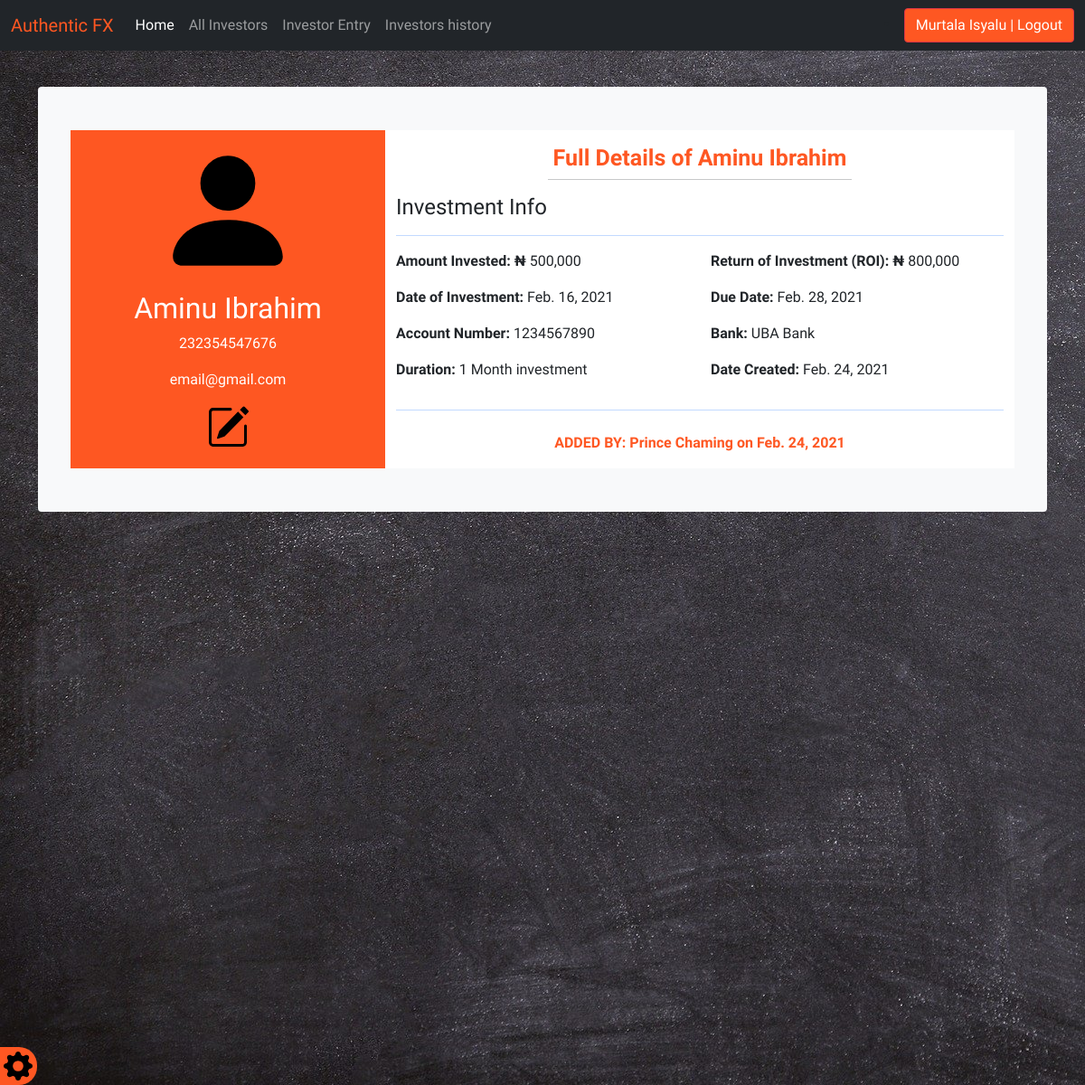
/investor_detail/2/ (signed in), run on the app's committed database.
### authentic_fx/models.py (models this page shows, shortened)
class Investor(models.Model):
    objects = None
    investor_name = models.CharField(max_length=30, blank=True)
    account_no = models.CharField(max_length=30, blank=True)
    bank_name = models.CharField(max_length=30, blank=True)
    amount_invested = models.CharField(max_length=30)
    date_of_investment = models.DateField("Date of Investment (mm/dd/yyyy)", auto_now_add=False, auto_now=False,
                                          blank=True, null=True)
    duration = models.ForeignKey(Duration, on_delete=models.CASCADE, blank=True, null=True)
    phone_number = models.CharField(max_length=30, blank=True)
    email_address = models.CharField(max_length=30)
    return_of_investment = models.CharField(max_length=30)
    due_date = models.DateField("Due Date (mm/dd/yyyy)", auto_now_add=False, auto_now=False, blank=True, null=True)
    users_name = models.CharField(max_length=30)
    timestamp = models.DateField(auto_now_add=True, auto_now=False, blank=True)
    complete = models.BooleanField(default=False)
    export_to_CSV = models.BooleanField(default=False)

class Duration(models.Model):
    duration = models.CharField(max_length=30, blank=True)
    def __str__(self):
        return self.duration

### authentic_fx/views.py (the view)
# urls.py: url(r'^investor_detail/(?P<id>\d+)/$', views.investor_detail, name='investor_detail'),
def investor_detail(request, id=None):
    instance = get_object_or_404(Investor, id=id)
    context = {
        "title": 'Full Details of ' + str(instance.investor_name),
        "instance": instance,
    }
    return render(request, "investor_detail.html", context)

### authentic_fx/templates/investor_detail.html (shortened to what this page needs)
{% load static %}
{% load crispy_forms_tags %}
<html lang="en">
  <head>
    {% include 'head.html' %}
    <link href="{% static 'css/navbar-top-fixed.css' %}" rel="stylesheet">
    <link href="{% static 'js/jquery-ui-1.12.1/jquery-ui.min.css' %}" rel="stylesheet">
    <link href="{% static 'js/jquery-ui-1.12.1/jquery-ui.structure.min.css' %}" rel="stylesheet">
    <link href="{% static 'js/jquery-ui-1.12.1/jquery-ui.theme.min.css' %}" rel="stylesheet">
  </head>
  <body>
  {% include 'nav.html' %}
<br>
  {% if request.user.is_authenticated %}
<main role="main" class="container">
  <div class="bg-light p-5 rounded">
      <div class="row z-depth-3">
            <div class="col-sm-4 rounded-left" style="background: #fe5722">
              <div class="card-block text-center text-white">
                <img class="mt-2" style="width: 50%" src="{% static 'img/person-fill.svg' %}">
                <h2 class="font-weight-bold mt-2">{{ instance.investor_name }}</h2>
                <p>{{ instance.phone_number }}</p>
                <p>{{ instance.email_address }}</p>
                <a href="{% url 'investor_edits' id=instance.id %}"><i class="fas fa-user-tie fa-7x mt-5"><img style="width: 15%" src="{% static 'img/pencil-square.svg' %}"></i></a>
              </div>
            </div>
            <div class="col-sm-8 bg-white rounded-right">
              <h3 class="mt-3 text-center title" style="font-family: 'Akaya Telivigala', cursive;">{{ title }}</h3>
              <hr class="badge-primary mt-0 w-50">
              <h4 class="mt-3">Investment Info</h4>
              <hr class="bg-primary">
              <div class="row">
                <div class="col-sm-6">
                  <p class="font-weight-bold"><b>Amount Invested: <span>&#8358; </span></b>{{instance.amount_invested}}</p>
                </div>
                <div class="col-sm-6">
                  <p class="font-weight-bold"><b>Return of Investment (ROI): <span>&#8358;</span></b> {{instance.return_of_investment}}</p>
                </div>
                <div class="col-sm-6">
                  <p class="font-weight-bold"><b>Date of Investment: </b> {{instance.date_of_investment}}</p>
                </div>
                <div class="col-sm-6">
                  <p class="font-weight-bold"><b>Due Date: </b> {{instance.due_date}}</p>
                </div>
                <div class="col-sm-6">
                  <p class="font-weight-bold"><b>Account Number: </b> {{instance.account_no}}</p>
                </div>
                <div class="col-sm-6">
                  <p class="font-weight-bold"><b>Bank: </b> {{instance.bank_name}}</p>
                </div>
                <div class="col-sm-6">
                  <p class="font-weight-bold"><b>Duration: </b> {{instance.duration}}</p>
                </div>
                <div class="col-sm-6">
                  <p class="font-weight-bold"><b>Date Created: </b> {{instance.timestamp}}</p>
                </div>
              </div>
              <hr class="bg-primary">
              <ul class="list-unstyled d-flex justify-content-center mt-4">
                <li style="color: #fe5722"><b>ADDED BY: {{instance.users_name}} on {{instance.timestamp}}</b></li>
              </ul>
            </div>
          </div>
      </div>
</main>
  {% else %}
  <center><a href="/accounts/login">LOGIN HERE</a></center>
  {% endif %}
  </body>
</html>

### authentic_fx/templates/nav.html (shortened to what this page needs)
<nav class="navbar navbar-expand-md navbar-dark fixed-top bg-dark">
  <div class="container-fluid">
    <a style="color: #fe5722" class="navbar-brand" href="/">Authentic FX</a>
    <div class="collapse navbar-collapse" id="navbarCollapse">
      <ul class="navbar-nav me-auto mb-2 mb-md-0">
        {% if request.user.is_authenticated %}
        <li class="nav-item">
          <a class="nav-link active" aria-current="page" href="/">Home</a>
        </li>
        <li class="nav-item">
          <a class="nav-link" href="/investors_list">All Investors</a>
        </li>
        <li class="nav-item">
          <a class="nav-link" href="/investor_entry" tabindex="-1" aria-disabled="true">Investor Entry</a>
        </li>
        <li class="nav-item">
        <a class="nav-link" href="/investorshistory_list">Investors history</a>
        </li>
        {% endif %}
      </ul>
      {% if request.user.is_authenticated %}
        <li><a href="/accounts/logout"><button style="background: #fe5722" class="btn btn-danger">{{ user.first_name }} {{ user.last_name }} | Logout</button></a></li>
      {% else %}
        <li><a href="/accounts/login"><button style="background: #fe5722" class="btn btn-danger">Login</button></a></li>
      {% endif %}
    </div>
  </div>
</nav>
{% if request.user.is_authenticated %}
      <a href="/settings">
        <div id="settings">
              Settings <img style="width: 32px" src="/static/img/settings.svg">
        </div>
      </a>
{% endif %}

### authentic_fx/static/css/style.css (style rules this page uses)
body { background-image: url(../img/bg.jpg); }
.title { font-family: helvetica; font-weight: bold; font-size: 25px; color: #fe5722; text-align: left; }
#settings { background-color: #fe5722; color: white; text-align: center; display: inline; font-weight: bolder; padding-top: 5px; padding-bottom: 5px; padding-left: 20px; padding-right: 5px; position: fixed; bottom: 0px; left: -80px; z-index: 3000; border-top-right-radius: 20px; border-bottom-right-radius: 20px; }

### authentic_fx/static/css/navbar-top-fixed.css (style rules this page uses)
body { min-height: 75rem; padding-top: 4.5rem; }

### authentic_fx/templates/head.html (style rules this page uses)
body { font-family: 'Akaya Telivigala', cursive; }

### authentic_fx/templates/investor_detail.html (style rules this page uses)
hr { margin-left: auto; margin-right: auto; }
body { font-family: 'Akaya Telivigala', cursive; }

### data on the page
Investor: investor_name "Aminu Ibrahim", phone_number "232354547676", email_address "email@gmail.com", amount_invested "500,000", return_of_investment "800,000", date_of_investment "Feb. 16, 2021", due_date "Feb. 28, 2021", account_no "1234567890", bank_name "UBA Bank", duration "1 Month investment", timestamp "Feb. 24, 2021", users_name "Prince Chaming"

### other printed values
{{ user.first_name }} "Murtala"
{{ user.last_name }} "Isyalu"
{{ title }} "Full Details of Aminu Ibrahim"
